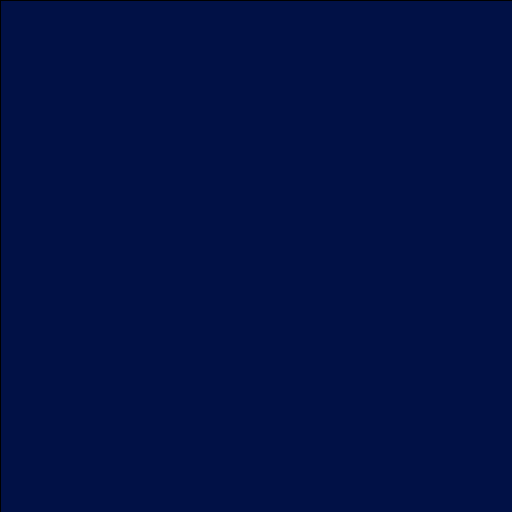
Frame 1 (no input)
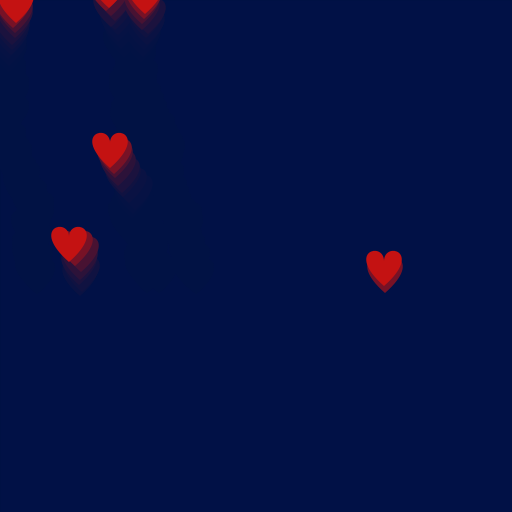
Frame 60 (the mouse pressed at the canvas centre just before this capture)
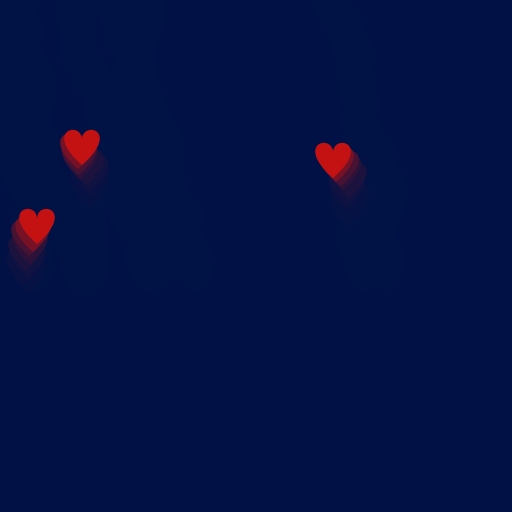
Frame 120 (the mouse held since frame 60 and released just before this capture)

The Processing sketch that drew these frames (run headless with seeded random() and noise(); from frame 60 on, the mouse is pressed at the canvas centre):

// Processing sketch: 02142018
// ── 02142018.pde
ArrayList<Heart> hearts = new ArrayList<Heart>();
void setup() {
  size(512, 512);
  background(#011146);
  frameRate(60);
}
void draw() {
  fill(#011146, 100);
  rect(0, 0, width, height);

  if ((int)random(1, 101) <= 5) {
    Heart tmp = new Heart((int)random(0, width), height/2+10);
    hearts.add(tmp);
  }

  for (Heart h : hearts) {
    h.draw();
  }
}

void mouseClicked() {
  for (Heart h : hearts) {  
    if (dist(h.positionx(), h.positiony(), mouseX, mouseY) < 30) {
      h.die();
    }
  }
}

// ── Heart.pde

class Heart {
  private boolean status;
  private int posx;
  private int posy;
  private float speedx;
  private float speedy;
  private int Q = 1948;

  public Heart(int posx, int posy) {
    this.status = true;
    this.posx = posx;
    this.posy = posy;
  }

  public boolean is_alive() {
    return this.status;
  }

  private float f() {
    return (this.Q%21)/80;
  }

  public void die() {
    this.status = false;
  }

  public void draw() {
    smooth();
    noStroke();
    if (this.is_alive()) {
      fill(#C41212);
    } else {
      fill(#DDDDDD);
    }
    this.speedx = random(-5, 6.0);
    this.speedy = random(3, 8.0);
    if (!this.is_alive()) {
      this.speedy += 0.1+this.f();
      this.posy += this.speedy;
    } else {
      this.posy -= this.speedy;
    }

    this.posx -= this.speedx;

    pushMatrix();
    translate(-30+this.posx, -5+this.posy);

    beginShape();
    vertex(50, 15);
    bezierVertex(50, -5, 90, 5, 50, 40);
    vertex(50, 15);
    bezierVertex(50, -5, 10, 5, 50, 40);
    endShape();

    popMatrix();
  }

  public int positionx() {
    return this.posx;
  }

  public int positiony() {
    return this.posy;
  }
}
